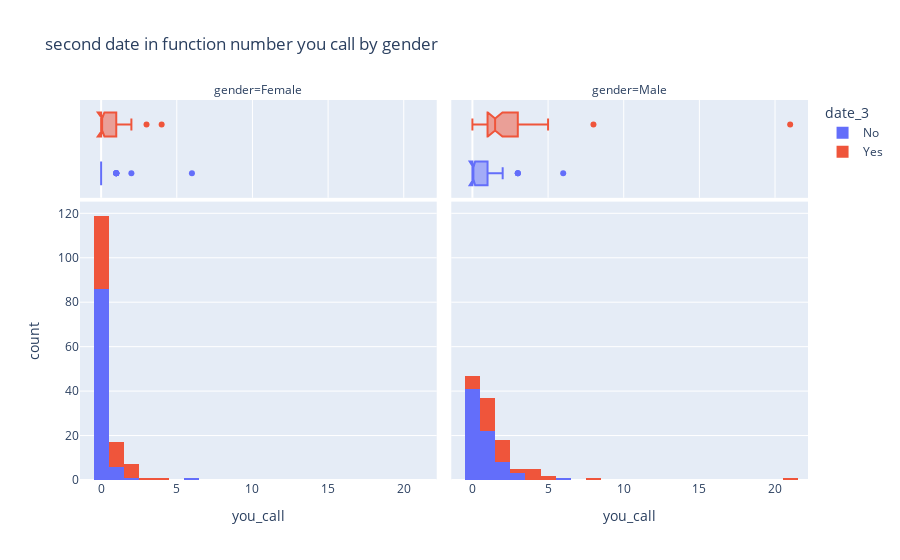

Here is the notebook cell this chart was saved with:
### Code cell
df_ind_date['date_3'] = df_ind_date['date_3'].map({ 0 : "No", 1 : "Yes"})
fig = px.histogram(df_ind_date,
                    x = "you_call",
                    color = "date_3",
                    facet_col = 'gender',
                    marginal="box",
                    title = "second date in function number you call by gender",
                    )
fig.show()

### Figure 1 — Plotly figure (JSON) as saved in the notebook; plotly's stock layout.template omitted (floating-point values rounded to 4 significant figures)
{"data": [{"alignmentgroup": "True", "bingroup": "x", "hovertemplate": "date_3=No<br>gender=Female<br>you_call=%{x}<br>count=%{y}<extra></extra>", "legendgroup": "No", "marker": {"color": "#636efa"}, "name": "No", "offsetgroup": "No", "orientation": "v", "showlegend": true, "type": "histogram", "x": [1, 0, 0, 0, 0, 0, 0, 0, 0, 0, 0, 0, 0, 0, 0, 0, 0, 1, 0, 0, 1, 0, 0, 0, 0, 0, 0, 0, 0, 0, 0, 0, 1, 0, 0, 0, 0, 0, 0, 0, 0, 0, 0, 0, 0, 0, 0, 0, 0, 0, 0, 0, 0, 0, 0, 0, 0, 0, 0, 0, 0, 0, 0, 0, 0, 0, 0, 2, 0, 0, 0, 0, 1, 0, 0, 0, 0, 0, 0, 0, 0, 0, 0, 1, 0, 6, 0, 0, 0, 0, 0, 0, 0, 0], "xaxis": "x", "yaxis": "y"}, {"alignmentgroup": "True", "hovertemplate": "date_3=No<br>gender=Female<br>you_call=%{x}<extra></extra>", "legendgroup": "No", "marker": {"color": "#636efa"}, "name": "No", "notched": true, "offsetgroup": "No", "showlegend": false, "type": "box", "x": [1, 0, 0, 0, 0, 0, 0, 0, 0, 0, 0, 0, 0, 0, 0, 0, 0, 1, 0, 0, 1, 0, 0, 0, 0, 0, 0, 0, 0, 0, 0, 0, 1, 0, 0, 0, 0, 0, 0, 0, 0, 0, 0, 0, 0, 0, 0, 0, 0, 0, 0, 0, 0, 0, 0, 0, 0, 0, 0, 0, 0, 0, 0, 0, 0, 0, 0, 2, 0, 0, 0, 0, 1, 0, 0, 0, 0, 0, 0, 0, 0, 0, 0, 1, 0, 6, 0, 0, 0, 0, 0, 0, 0, 0], "xaxis": "x3", "yaxis": "y3"}, {"alignmentgroup": "True", "bingroup": "x", "hovertemplate": "date_3=No<br>gender=Male<br>you_call=%{x}<br>count=%{y}<extra></extra>", "legendgroup": "No", "marker": {"color": "#636efa"}, "name": "No", "offsetgroup": "No", "orientation": "v", "showlegend": false, "type": "histogram", "x": [0, 1, 3, 0, 1, 1, 0, 0, 1, 0, 1, 1, 1, 0, 0, 0, 1, 1, 0, 0, 0, 0, 0, 1, 1, 0, 0, 0, 0, 0, 0, 0, 0, 1, 3, 2, 2, 0, 0, 0, 2, 3, 1, 0, 0, 0, 0, 0, 0, 2, 0, 0, 1, 0, 6, 1, 0, 1, 1, 1, 1, 1, 0, 0, 2, 1, 0, 2, 0, 0, 0, 0, 2, 1, 2], "xaxis": "x2", "yaxis": "y2"}, {"alignmentgroup": "True", "hovertemplate": "date_3=No<br>gender=Male<br>you_call=%{x}<extra></extra>", "legendgroup": "No", "marker": {"color": "#636efa"}, "name": "No", "notched": true, "offsetgroup": "No", "showlegend": false, "type": "box", "x": [0, 1, 3, 0, 1, 1, 0, 0, 1, 0, 1, 1, 1, 0, 0, 0, 1, 1, 0, 0, 0, 0, 0, 1, 1, 0, 0, 0, 0, 0, 0, 0, 0, 1, 3, 2, 2, 0, 0, 0, 2, 3, 1, 0, 0, 0, 0, 0, 0, 2, 0, 0, 1, 0, 6, 1, 0, 1, 1, 1, 1, 1, 0, 0, 2, 1, 0, 2, 0, 0, 0, 0, 2, 1, 2], "xaxis": "x4", "yaxis": "y4"}, {"alignmentgroup": "True", "bingroup": "x", "hovertemplate": "date_3=Yes<br>gender=Female<br>you_call=%{x}<br>count=%{y}<extra></extra>", "legendgroup": "Yes", "marker": {"color": "#EF553B"}, "name": "Yes", "offsetgroup": "Yes", "orientation": "v", "showlegend": true, "type": "histogram", "x": [0, 2, 0, 2, 0, 1, 1, 0, 0, 0, 1, 0, 0, 1, 2, 0, 0, 0, 0, 1, 1, 0, 0, 0, 0, 0, 0, 0, 0, 3, 1, 0, 1, 0, 0, 0, 1, 4, 2, 0, 1, 0, 0, 1, 0, 0, 2, 0, 0, 0, 2, 0], "xaxis": "x", "yaxis": "y"}, {"alignmentgroup": "True", "hovertemplate": "date_3=Yes<br>gender=Female<br>you_call=%{x}<extra></extra>", "legendgroup": "Yes", "marker": {"color": "#EF553B"}, "name": "Yes", "notched": true, "offsetgroup": "Yes", "showlegend": false, "type": "box", "x": [0, 2, 0, 2, 0, 1, 1, 0, 0, 0, 1, 0, 0, 1, 2, 0, 0, 0, 0, 1, 1, 0, 0, 0, 0, 0, 0, 0, 0, 3, 1, 0, 1, 0, 0, 0, 1, 4, 2, 0, 1, 0, 0, 1, 0, 0, 2, 0, 0, 0, 2, 0], "xaxis": "x3", "yaxis": "y3"}, {"alignmentgroup": "True", "bingroup": "x", "hovertemplate": "date_3=Yes<br>gender=Male<br>you_call=%{x}<br>count=%{y}<extra></extra>", "legendgroup": "Yes", "marker": {"color": "#EF553B"}, "name": "Yes", "offsetgroup": "Yes", "orientation": "v", "showlegend": false, "type": "histogram", "x": [2, 4, 2, 1, 8, 0, 0, 1, 2, 3, 2, 1, 4, 4, 1, 0, 1, 1, 2, 1, 1, 4, 1, 1, 4, 1, 0, 5, 1, 0, 21, 5, 1, 1, 0, 2, 2, 2, 3, 2, 1, 2], "xaxis": "x2", "yaxis": "y2"}, {"alignmentgroup": "True", "hovertemplate": "date_3=Yes<br>gender=Male<br>you_call=%{x}<extra></extra>", "legendgroup": "Yes", "marker": {"color": "#EF553B"}, "name": "Yes", "notched": true, "offsetgroup": "Yes", "showlegend": false, "type": "box", "x": [2, 4, 2, 1, 8, 0, 0, 1, 2, 3, 2, 1, 4, 4, 1, 0, 1, 1, 2, 1, 1, 4, 1, 1, 4, 1, 0, 5, 1, 0, 21, 5, 1, 1, 0, 2, 2, 2, 3, 2, 1, 2], "xaxis": "x4", "yaxis": "y4"}], "layout": {"annotations": [{"font": {}, "showarrow": false, "text": "gender=Female", "x": 0.245, "xanchor": "center", "xref": "paper", "y": 1, "yanchor": "bottom", "yref": "paper"}, {"font": {}, "showarrow": false, "text": "gender=Male", "x": 0.755, "xanchor": "center", "xref": "paper", "y": 1, "yanchor": "bottom", "yref": "paper"}], "barmode": "relative", "legend": {"title": {"text": "date_3"}, "tracegroupgap": 0}, "title": {"text": "second date in function number you call by gender"}, "xaxis": {"anchor": "y", "domain": [0, 0.49], "title": {"text": "you_call"}}, "xaxis2": {"anchor": "y2", "domain": [0.51, 1], "matches": "x", "title": {"text": "you_call"}}, "xaxis3": {"anchor": "y3", "domain": [0, 0.49], "matches": "x", "showgrid": true, "showticklabels": false}, "xaxis4": {"anchor": "y4", "domain": [0.51, 1], "matches": "x", "showgrid": true, "showticklabels": false}, "yaxis": {"anchor": "x", "domain": [0, 0.7326], "title": {"text": "count"}}, "yaxis2": {"anchor": "x2", "domain": [0, 0.7326], "matches": "y", "showticklabels": false}, "yaxis3": {"anchor": "x3", "domain": [0.7426, 1], "matches": "y3", "showgrid": false, "showline": false, "showticklabels": false, "ticks": ""}, "yaxis4": {"anchor": "x4", "domain": [0.7426, 1], "matches": "y3", "showgrid": false, "showline": false, "showticklabels": false, "ticks": ""}}}
